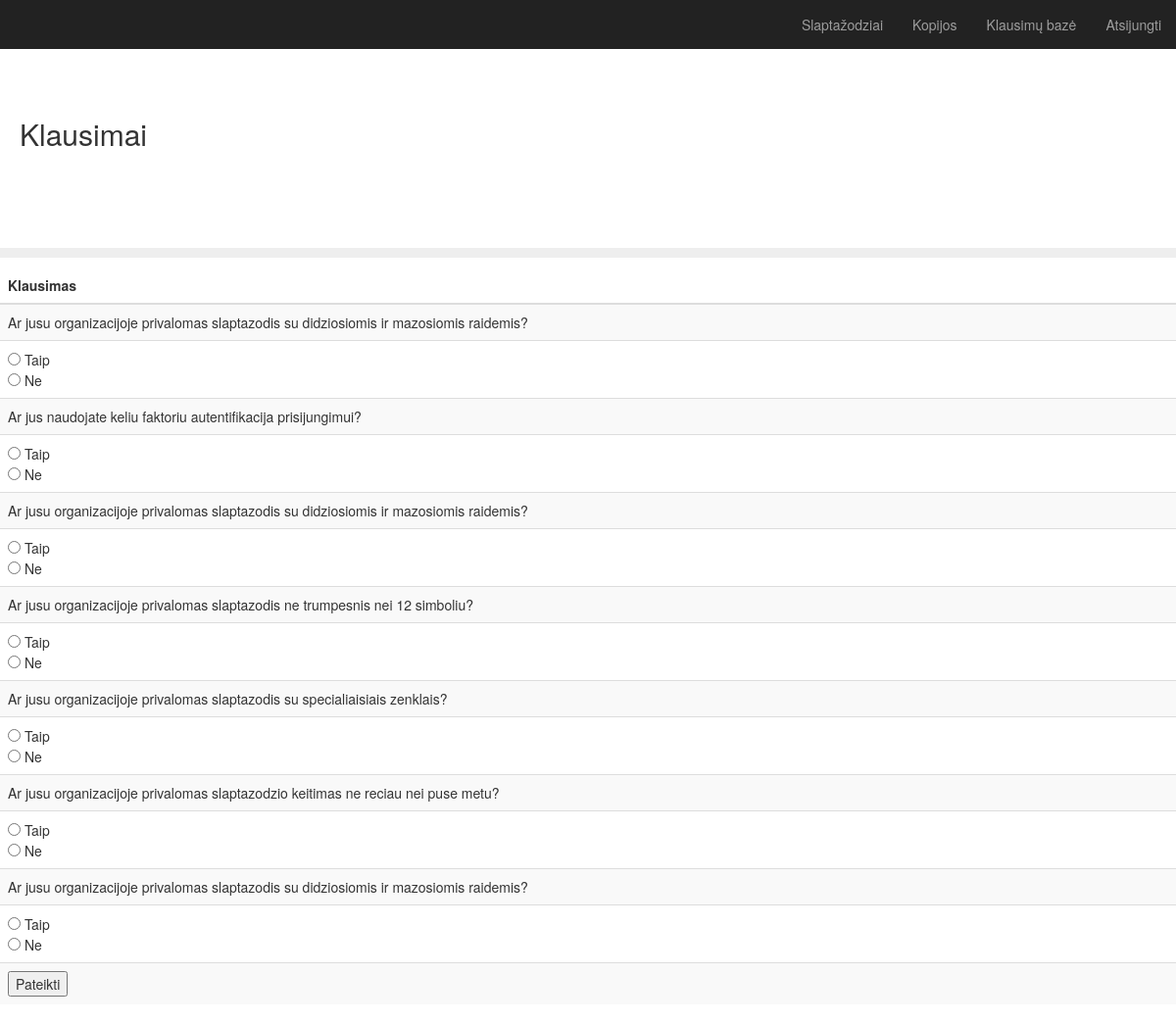
Page /survey?category=Slaptažodziai on the earlier database version.
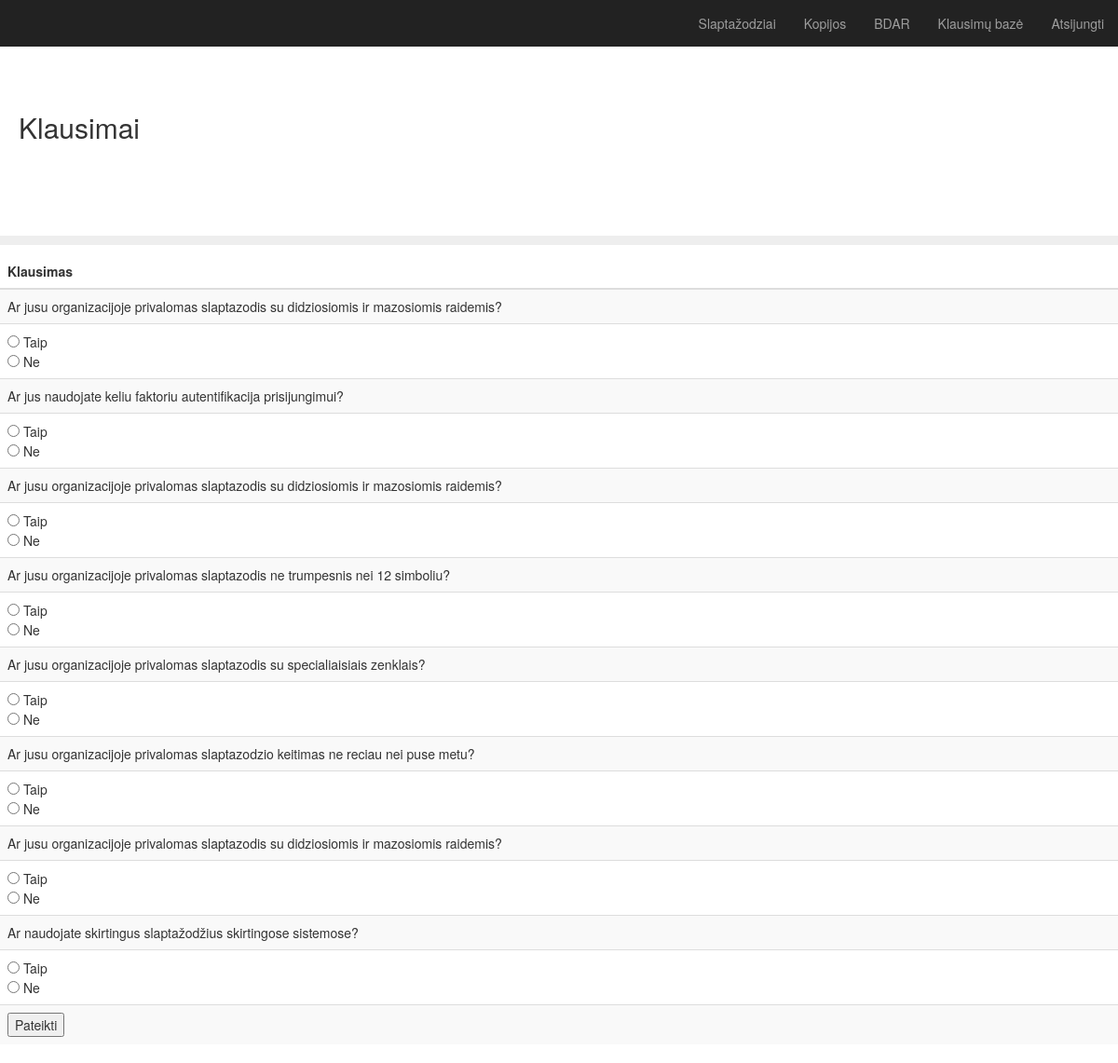
Same page on the later database version.
### app.py (models this page shows)
class Categories(db.Model):
    id = db.Column(db.Integer, primary_key=True)
    category = db.Column(db.String(25), nullable=False)
    description = db.Column(db.String(200), nullable=False)

class Question(db.Model):
    id = db.Column(db.Integer, primary_key=True)
    question = db.Column(db.String(200), nullable=False)
    impact = db.Column(db.Integer, nullable=False)
    likelihood = db.Column(db.Integer, nullable=False)
    category = db.Column(db.String(30), nullable=False)
    date_created = db.Column(db.DateTime, default=datetime.utcnow)

### app.py (the view)
@app.route('/survey', methods=['POST', 'GET'])
def survey():
    if request.method == 'POST':
        sum = 0
        total = 0
        for key, value in request.form.items():
            if value == "yes" :
                row = Question.query.get_or_404(key)
                sum = sum + ( row.likelihood * row.impact )
            row = Question.query.get_or_404(key)
            total = total + ( row.likelihood * row.impact )
        return redirect(url_for('.results', sum=sum, total=total))
    else:
        selected_category = request.args.get('category')
        rows = Question.query.filter(Question.category==selected_category)
        categories = Categories.query.all()
        return render_template('survey.html', rows=rows, categories=categories)

### templates/survey.html (shortened to what this page needs)
{% extends "bootstrap/base.html" %}
{% block styles %}
{{super()}}
<link rel="stylesheet" href="{{url_for('.static', filename='main.css')}}">
{% endblock %}
{% block content %}
    <nav class="navbar navbar-inverse navbar-fixed-top">
      <div class="container-fluid">
        <div id="navbar" class="navbar-collapse collapse">
          <ul class="nav navbar-nav navbar-right">
            {% for each in categories %}
            <li><a href="{{ url_for('survey',category=each.category) }}">{{each.category}}</a></li>
            {% endfor %}
            <li><a href="{{ url_for('index') }}">Klausimų bazė</a></li>
            <li><a href="{{ url_for('logout') }}">Atsijungti</a></li>
          </ul>
        </div>
      </div>
    </nav>
  <h2 class="sub-header">Klausimai</h2>
          <div class="table-responsive">
            <table class="table table-striped">
              <thead>
                <tr>
                  <th>Klausimas</th>
                </tr>
              </thead>
              <tbody>
                <div class="form">
                <form action="/survey" method="POST">
                {% for row in rows %}
                <tr>
                    <td>{{ row.question }}</td>
                    <tr>
                    <td><input type="radio" id="true" name = "{{ row.id }}" value = "yes"> Taip <br>
                      <input type="radio" id="false" name = "{{ row.id }}" value = "no"> Ne </td>
                    </tr>
                </tr>
                {% endfor %}
            <td><input type="submit" value="Pateikti"></td>
          </form>
        </div>
              </tbody>
{% endblock %}

Differences in the rows shown:
added Categories: category "BDAR"
added Question: question "Ar naudojate skirtingus slaptažodžius skirtingose sistemose?"
